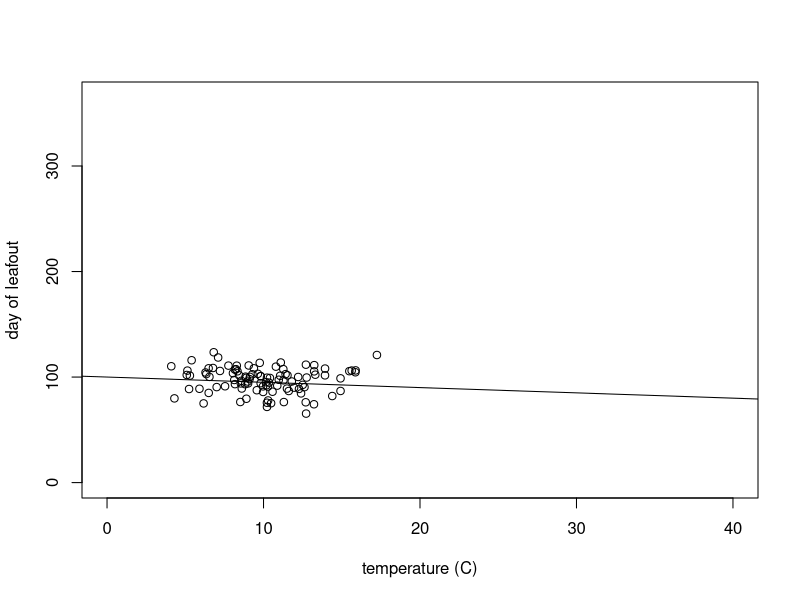
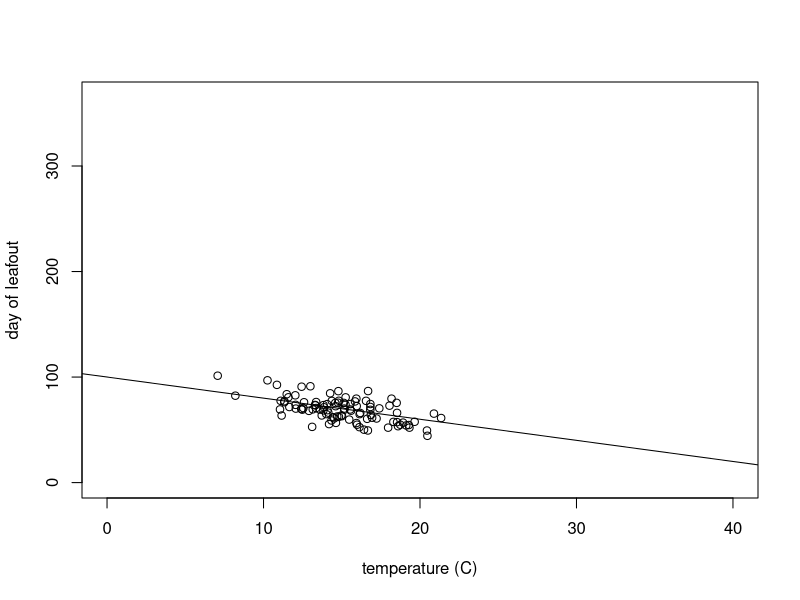
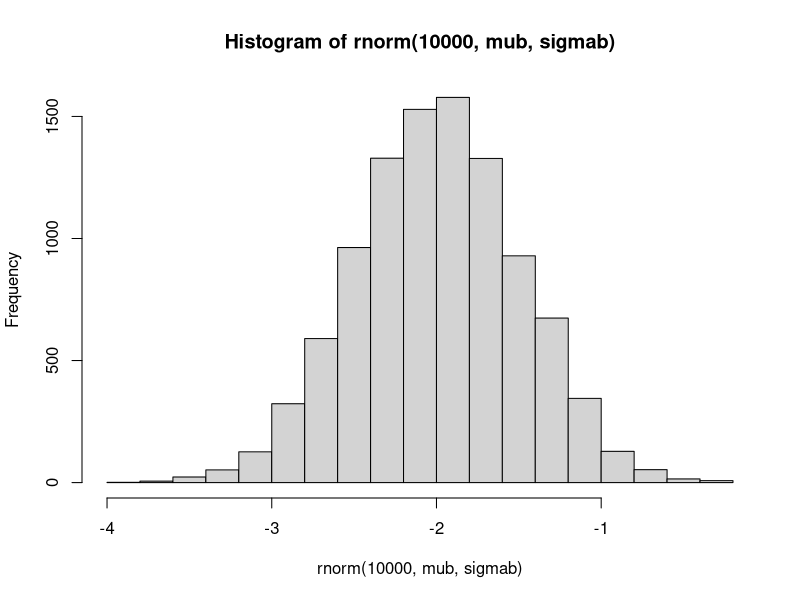
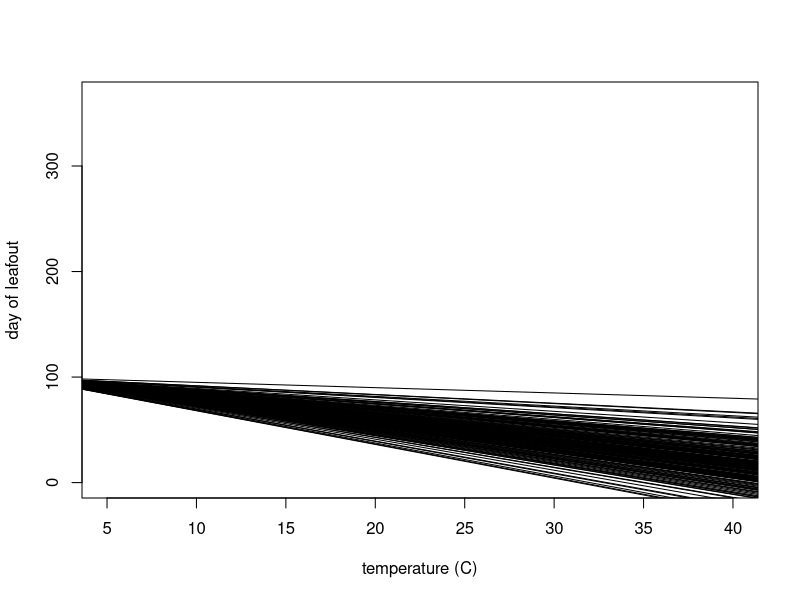
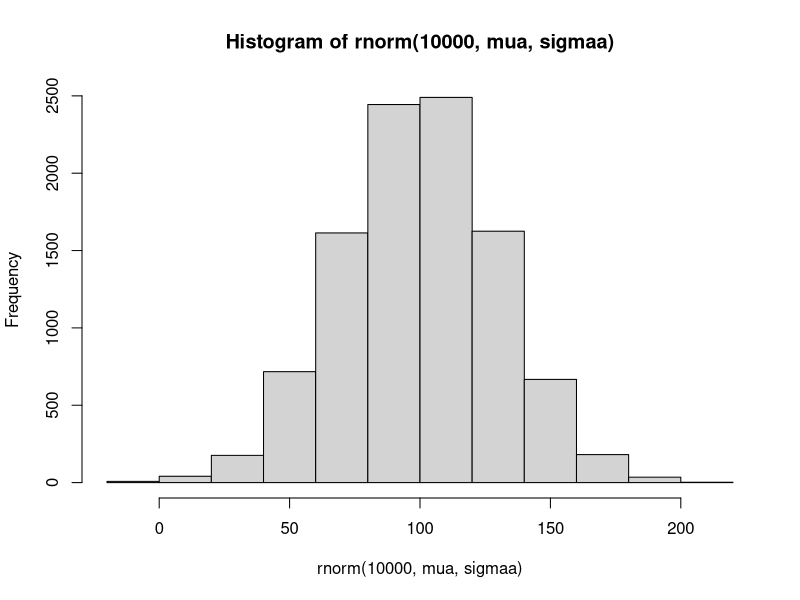
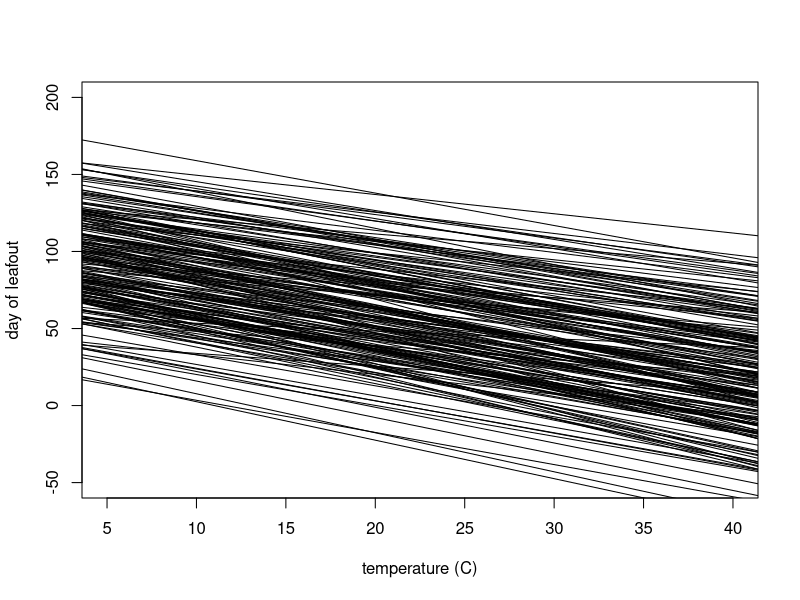

These figures' R source, in order: (Note: this script raises an error after producing the figures.)
## Started 25 January 2022 ##
## Let's simulate some data and do prior predictive checks ##

## Lizzie copied on 20 January 2025 from ...
## hotstatsmisc/hotstats_before2025/examples/exampleday3/exampleday3_priorpc.R

# This just shows a FEW prior predictive checks #
# You'd likely to do many more (and of various designs) #
# Consider this a very small sampler..... 

# housekeeping
rm(list=ls()) 
options(stringsAsFactors = FALSE)

## Let's simulate day of year of leafout as a f(x) of temperature

# Quick review of notation ... all the below are equivalent
# y <- a + bx + error
# y ~ normal(mu, error), where mu = a + bx
# ypred = a + bx; y ~ normal(ypred, error)

##
## One sample (test) dataset

# Start by defining the parameters
a <- 100  # intercept
b <- -0.5 # slope
sigmay <- 10 # error

# now we need x data
n <- 100
temperature <- rnorm(n, 10, 3)

# And we have what we need for creating y data 
y <- a + b*temperature + rnorm(n, 0, sigmay) # a + bx + error

# Let's plot this ...
plot(y~temperature, ylim=c(0, 365), xlim=c(0, 40), # set a range of possible values to see our data
     xlab="temperature (C)", ylab="day of leafout")
abline(a=a, b=b)

# Hmm, I would expect the effect per degree to be higher, so my slope is wrong
# Also, here I realize that at 0 C the plant may NEVER leafout ...
# So, if I want to use linear regression I might reframe it within a range of temperature in which that linear relationship is a good approximation ...
b <- -2
temperature <- rnorm(n, 15, 3)

# Take 2 ...
y <- a + b*temperature + rnorm(n, 0, sigmay) # a + bx + error

plot(y~temperature, ylim=c(0, 365), xlim=c(0, 40), 
     xlab="temperature (C)", ylab="day of leafout")
abline(a=a, b=b)


##
## One prior predictive check (prior PC) ... we eventually want to do this for all parameters
## For any parameter, the prior needs a distribution and values within that distribution ...

# Let's do b, we think it's normally distributed so we need to define mean (mu) and variation (sigma)
mub <- -2 # mean (mu), I start with what seemed okay above
sigmab <- 0.5 # variation

# Step 1 -- always plot the basic histogram first!
hist(rnorm(10000, mub, sigmab))

# Seems okay, on to Step 2...

ppcreps <- 200 # up to you, more is better generally
bprior <- rnorm(ppcreps, mub, sigmab)

plot(1, type="n", ylim=c(0, 365), xlim=c(5, 40), # zoom in on relevant temperatures
     xlab="temperature (C)", ylab="day of leafout")
for (i in c(1:ppcreps)){
    abline(a=a, b=bprior[i])
    }

# At this point, I would likely increase the variation of b's prior
# And add in some intercept variation ...
mua <- 100 
sigmaa <- 30 
hist(rnorm(10000, mua, sigmaa))

aprior <- rnorm(ppcreps, mua, sigmaa)

plot(1, type="n", ylim=c(-50, 200), xlim=c(5, 40),
     xlab="temperature (C)", ylab="day of leafout")
for (i in c(1:ppcreps)){
    abline(a=aprior[i], b=bprior[i])
    }

# Does this cover ALL vaguely possible outcomes?
# If not, you need to change your priors ...
# If yes, do they have any INSANE outcomes? (Again, change your priors)

# Another plotting option (you need to design prior PC) ...
sigmaymu <- 10
sigmaysigma <- 1

sigmayprior <- rnorm(ppcreps, sigmaymu, sigmaysigma)

par(mfrow=c(5, 5))
for (i in c(1:25)){
    ydatahere <- a + b*temperature + rnorm(100, 0, sigmayprior[i])
    plot(ydatahere~temperature,
         ylim=c(-50, 200), xlim=c(5, 40),
         xlab="temperature (C)", ylab="day of leafout",
         main=paste("sigma=", round(sigmayprior[i], 2)))
    abline(a=a, b=b)
}

# Hmm, that seems small, I would likely change that prior based on this check
